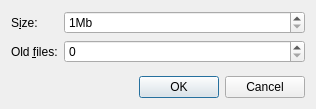
<?xml version="1.0" encoding="UTF-8"?>
<ui version="4.0">
 <class>LogSetupDialog</class>
 <widget class="QDialog" name="LogSetupDialog">
  <property name="geometry">
   <rect>
    <x>0</x>
    <y>0</y>
    <width>316</width>
    <height>109</height>
   </rect>
  </property>
  <property name="windowTitle">
   <string>Logger Settings</string>
  </property>
  <layout class="QVBoxLayout" name="verticalLayout">
   <item>
    <layout class="QFormLayout" name="formLayout">
     <item row="0" column="0">
      <widget class="QLabel" name="label">
       <property name="text">
        <string>S&amp;ize:</string>
       </property>
       <property name="buddy">
        <cstring>logSizeSpin</cstring>
       </property>
      </widget>
     </item>
     <item row="0" column="1">
      <widget class="QSpinBox" name="logSizeSpin">
       <property name="suffix">
        <string>Mb</string>
       </property>
       <property name="minimum">
        <number>1</number>
       </property>
       <property name="maximum">
        <number>2048</number>
       </property>
      </widget>
     </item>
     <item row="1" column="0">
      <widget class="QLabel" name="label_2">
       <property name="text">
        <string>Old &amp;files:</string>
       </property>
       <property name="buddy">
        <cstring>logBkpSpin</cstring>
       </property>
      </widget>
     </item>
     <item row="1" column="1">
      <widget class="QSpinBox" name="logBkpSpin">
       <property name="maximum">
        <number>128</number>
       </property>
      </widget>
     </item>
    </layout>
   </item>
   <item>
    <widget class="QDialogButtonBox" name="buttonBox">
     <property name="orientation">
      <enum>Qt::Horizontal</enum>
     </property>
     <property name="standardButtons">
      <set>QDialogButtonBox::Cancel|QDialogButtonBox::Ok</set>
     </property>
    </widget>
   </item>
  </layout>
 </widget>
 <resources/>
 <connections>
  <connection>
   <sender>buttonBox</sender>
   <signal>accepted()</signal>
   <receiver>LogSetupDialog</receiver>
   <slot>accept()</slot>
   <hints>
    <hint type="sourcelabel">
     <x>227</x>
     <y>89</y>
    </hint>
    <hint type="destinationlabel">
     <x>157</x>
     <y>108</y>
    </hint>
   </hints>
  </connection>
  <connection>
   <sender>buttonBox</sender>
   <signal>rejected()</signal>
   <receiver>LogSetupDialog</receiver>
   <slot>reject()</slot>
   <hints>
    <hint type="sourcelabel">
     <x>249</x>
     <y>95</y>
    </hint>
    <hint type="destinationlabel">
     <x>258</x>
     <y>108</y>
    </hint>
   </hints>
  </connection>
 </connections>
</ui>
